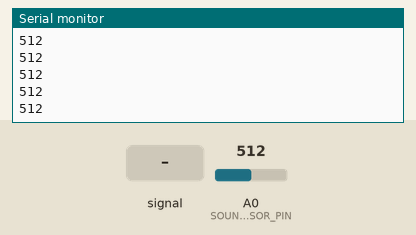
Simulated run of this sketch. Board: Arduino Uno, built with avr-gcc and run on an emulated ATmega328P. On the bench: the last lines printed to the serial monitor. Inputs (shaded band) come from the test bench; at power-on: A0 (SOUND_SENSOR_PIN) = 512.

Above: at 1.2 s.
1.3 s: A0 (SOUND_SENSOR_PIN) fed a 200 Hz sine of ±81 counts around its level
At 1.4 s:
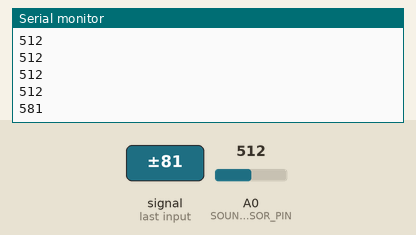
2.8 s: A0 (SOUND_SENSOR_PIN) set to 716
At 2.81 s:
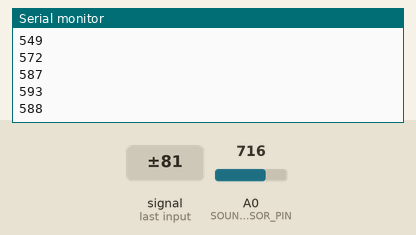
4.3 s: A0 (SOUND_SENSOR_PIN) fed a 1000 Hz sine of ±255 counts around its level
At 4.42 s:
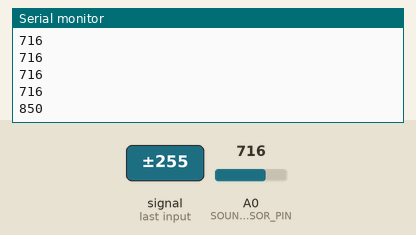
5.8 s: A0 (SOUND_SENSOR_PIN) set to 900
At 5.83 s:
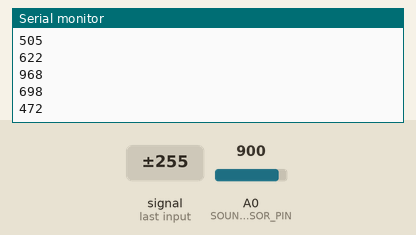
Timing chart, 0 to 8.3 s (numbered marks = the images above; inputs shaded):
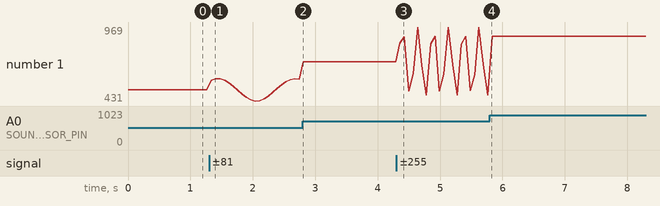

Measured:
- after the input at 1.3 s, the serial monitor: prints a new line at once (image 1)
- after the input at 4.3 s, the serial monitor: prints a new line after 0.06 s (image 3)
- plotted number 1: 512 → 588 after the input at 1.3 s, 588 → 716 after the input at 2.8 s, 716 → 472 after the input at 4.3 s, 472 → 900 after the input at 5.8 s

The sketch:

sketch_may26a.ino
```cpp
const int SOUND_SENSOR_PIN = A0;
int sensorValue;

void setup() {
  Serial.begin(9600);
}

void loop() {
  sensorValue = analogRead(SOUND_SENSOR_PIN);
  Serial.println(sensorValue);
  delay(70);
}
```
